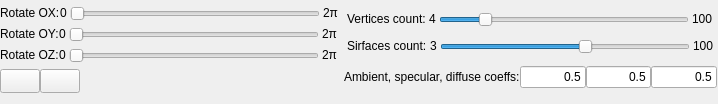
<?xml version="1.0" encoding="UTF-8"?>
<ui version="4.0">
 <class>MyControlWidget</class>
 <widget class="QWidget" name="MyControlWidget">
  <property name="geometry">
   <rect>
    <x>0</x>
    <y>0</y>
    <width>718</width>
    <height>104</height>
   </rect>
  </property>
  <property name="minimumSize">
   <size>
    <width>718</width>
    <height>104</height>
   </size>
  </property>
  <property name="windowTitle">
   <string/>
  </property>
  <widget class="QWidget" name="centralwidget" native="true">
   <property name="geometry">
    <rect>
     <x>-10</x>
     <y>0</y>
     <width>731</width>
     <height>101</height>
    </rect>
   </property>
   <widget class="QWidget" name="horizontalLayoutWidget">
    <property name="geometry">
     <rect>
      <x>10</x>
      <y>0</y>
      <width>717</width>
      <height>101</height>
     </rect>
    </property>
    <layout class="QHBoxLayout" name="mainLayout">
     <item>
      <layout class="QVBoxLayout" name="rotateScaleLayout">
       <property name="spacing">
        <number>0</number>
       </property>
       <item>
        <layout class="QHBoxLayout" name="spacerToolOXLayout">
         <property name="spacing">
          <number>0</number>
         </property>
         <property name="leftMargin">
          <number>0</number>
         </property>
         <item>
          <widget class="QLabel" name="rotateOXLabel">
           <property name="sizePolicy">
            <sizepolicy hsizetype="Fixed" vsizetype="Fixed">
             <horstretch>0</horstretch>
             <verstretch>0</verstretch>
            </sizepolicy>
           </property>
           <property name="font">
            <font>
             <pointsize>9</pointsize>
            </font>
           </property>
           <property name="text">
            <string>Rotate OX:</string>
           </property>
          </widget>
         </item>
         <item>
          <layout class="QHBoxLayout" name="spacerOXLayout">
           <property name="spacing">
            <number>3</number>
           </property>
           <property name="sizeConstraint">
            <enum>QLayout::SetDefaultConstraint</enum>
           </property>
           <property name="topMargin">
            <number>0</number>
           </property>
           <item>
            <widget class="QLabel" name="tetaStartLabel">
             <property name="sizePolicy">
              <sizepolicy hsizetype="Fixed" vsizetype="Fixed">
               <horstretch>0</horstretch>
               <verstretch>0</verstretch>
              </sizepolicy>
             </property>
             <property name="font">
              <font>
               <pointsize>9</pointsize>
              </font>
             </property>
             <property name="text">
              <string>0</string>
             </property>
            </widget>
           </item>
           <item>
            <widget class="QSlider" name="oxSlider">
             <property name="sizePolicy">
              <sizepolicy hsizetype="Fixed" vsizetype="Fixed">
               <horstretch>0</horstretch>
               <verstretch>0</verstretch>
              </sizepolicy>
             </property>
             <property name="minimumSize">
              <size>
               <width>250</width>
               <height>0</height>
              </size>
             </property>
             <property name="orientation">
              <enum>Qt::Horizontal</enum>
             </property>
            </widget>
           </item>
           <item>
            <widget class="QLabel" name="tetaEndLabel">
             <property name="sizePolicy">
              <sizepolicy hsizetype="Fixed" vsizetype="Fixed">
               <horstretch>0</horstretch>
               <verstretch>0</verstretch>
              </sizepolicy>
             </property>
             <property name="font">
              <font>
               <pointsize>9</pointsize>
              </font>
             </property>
             <property name="text">
              <string>2π</string>
             </property>
            </widget>
           </item>
          </layout>
         </item>
        </layout>
       </item>
       <item>
        <layout class="QHBoxLayout" name="spacerToolOYLayout">
         <property name="spacing">
          <number>0</number>
         </property>
         <item>
          <widget class="QLabel" name="rotateOYLabel">
           <property name="sizePolicy">
            <sizepolicy hsizetype="Fixed" vsizetype="Fixed">
             <horstretch>0</horstretch>
             <verstretch>0</verstretch>
            </sizepolicy>
           </property>
           <property name="font">
            <font>
             <pointsize>9</pointsize>
            </font>
           </property>
           <property name="text">
            <string>Rotate OY:</string>
           </property>
          </widget>
         </item>
         <item>
          <layout class="QHBoxLayout" name="spacerOYLayout">
           <property name="spacing">
            <number>3</number>
           </property>
           <property name="sizeConstraint">
            <enum>QLayout::SetDefaultConstraint</enum>
           </property>
           <property name="topMargin">
            <number>0</number>
           </property>
           <item>
            <widget class="QLabel" name="phiEndLabel">
             <property name="sizePolicy">
              <sizepolicy hsizetype="Fixed" vsizetype="Fixed">
               <horstretch>0</horstretch>
               <verstretch>0</verstretch>
              </sizepolicy>
             </property>
             <property name="font">
              <font>
               <pointsize>9</pointsize>
              </font>
             </property>
             <property name="text">
              <string>0</string>
             </property>
            </widget>
           </item>
           <item>
            <widget class="QSlider" name="oySlider">
             <property name="sizePolicy">
              <sizepolicy hsizetype="Fixed" vsizetype="Fixed">
               <horstretch>0</horstretch>
               <verstretch>0</verstretch>
              </sizepolicy>
             </property>
             <property name="minimumSize">
              <size>
               <width>250</width>
               <height>0</height>
              </size>
             </property>
             <property name="orientation">
              <enum>Qt::Horizontal</enum>
             </property>
            </widget>
           </item>
           <item>
            <widget class="QLabel" name="phiStartLabel">
             <property name="sizePolicy">
              <sizepolicy hsizetype="Fixed" vsizetype="Fixed">
               <horstretch>0</horstretch>
               <verstretch>0</verstretch>
              </sizepolicy>
             </property>
             <property name="font">
              <font>
               <pointsize>9</pointsize>
              </font>
             </property>
             <property name="text">
              <string>2π</string>
             </property>
            </widget>
           </item>
          </layout>
         </item>
        </layout>
       </item>
       <item>
        <layout class="QHBoxLayout" name="spacerToolOZLayout">
         <property name="spacing">
          <number>0</number>
         </property>
         <item>
          <widget class="QLabel" name="rotateOZLabel">
           <property name="sizePolicy">
            <sizepolicy hsizetype="Fixed" vsizetype="Fixed">
             <horstretch>0</horstretch>
             <verstretch>0</verstretch>
            </sizepolicy>
           </property>
           <property name="font">
            <font>
             <pointsize>9</pointsize>
            </font>
           </property>
           <property name="text">
            <string>Rotate OZ:</string>
           </property>
          </widget>
         </item>
         <item>
          <layout class="QHBoxLayout" name="spacerOZLayout">
           <property name="spacing">
            <number>3</number>
           </property>
           <property name="sizeConstraint">
            <enum>QLayout::SetDefaultConstraint</enum>
           </property>
           <property name="topMargin">
            <number>0</number>
           </property>
           <item>
            <widget class="QLabel" name="psiStartLabel">
             <property name="sizePolicy">
              <sizepolicy hsizetype="Fixed" vsizetype="Fixed">
               <horstretch>0</horstretch>
               <verstretch>0</verstretch>
              </sizepolicy>
             </property>
             <property name="font">
              <font>
               <pointsize>9</pointsize>
              </font>
             </property>
             <property name="text">
              <string>0</string>
             </property>
            </widget>
           </item>
           <item>
            <widget class="QSlider" name="ozSlider">
             <property name="sizePolicy">
              <sizepolicy hsizetype="Fixed" vsizetype="Fixed">
               <horstretch>0</horstretch>
               <verstretch>0</verstretch>
              </sizepolicy>
             </property>
             <property name="minimumSize">
              <size>
               <width>250</width>
               <height>0</height>
              </size>
             </property>
             <property name="maximum">
              <number>100</number>
             </property>
             <property name="orientation">
              <enum>Qt::Horizontal</enum>
             </property>
            </widget>
           </item>
           <item>
            <widget class="QLabel" name="psiEndLabel">
             <property name="sizePolicy">
              <sizepolicy hsizetype="Fixed" vsizetype="Fixed">
               <horstretch>0</horstretch>
               <verstretch>0</verstretch>
              </sizepolicy>
             </property>
             <property name="font">
              <font>
               <pointsize>9</pointsize>
              </font>
             </property>
             <property name="text">
              <string>2π</string>
             </property>
            </widget>
           </item>
          </layout>
         </item>
        </layout>
       </item>
       <item>
        <layout class="QHBoxLayout" name="scaleToollLayout">
         <item>
          <widget class="QPushButton" name="scaleUpButton">
           <property name="sizePolicy">
            <sizepolicy hsizetype="Fixed" vsizetype="Fixed">
             <horstretch>0</horstretch>
             <verstretch>0</verstretch>
            </sizepolicy>
           </property>
           <property name="minimumSize">
            <size>
             <width>24</width>
             <height>24</height>
            </size>
           </property>
           <property name="text">
            <string/>
           </property>
           <property name="icon">
            <iconset resource="../resources/resources.qrc">
             <normaloff>:/icons/scaleUpIcon.svg</normaloff>:/icons/scaleUpIcon.svg</iconset>
           </property>
          </widget>
         </item>
         <item>
          <widget class="QPushButton" name="scaleDownButton">
           <property name="sizePolicy">
            <sizepolicy hsizetype="Fixed" vsizetype="Fixed">
             <horstretch>0</horstretch>
             <verstretch>0</verstretch>
            </sizepolicy>
           </property>
           <property name="minimumSize">
            <size>
             <width>24</width>
             <height>24</height>
            </size>
           </property>
           <property name="text">
            <string/>
           </property>
           <property name="icon">
            <iconset resource="../resources/resources.qrc">
             <normaloff>:/icons/scaleDownIcon.svg</normaloff>:/icons/scaleDownIcon.svg</iconset>
           </property>
          </widget>
         </item>
         <item>
          <spacer name="horizontalSpacer">
           <property name="orientation">
            <enum>Qt::Horizontal</enum>
           </property>
           <property name="sizeHint" stdset="0">
            <size>
             <width>40</width>
             <height>20</height>
            </size>
           </property>
          </spacer>
         </item>
        </layout>
       </item>
      </layout>
     </item>
     <item>
      <layout class="QVBoxLayout" name="ellipsoidParamsLayout">
       <property name="spacing">
        <number>0</number>
       </property>
       <item>
        <layout class="QHBoxLayout" name="spacerToolVertexLayout">
         <property name="spacing">
          <number>0</number>
         </property>
         <property name="leftMargin">
          <number>0</number>
         </property>
         <item>
          <widget class="QLabel" name="vertexLabel">
           <property name="sizePolicy">
            <sizepolicy hsizetype="Fixed" vsizetype="Fixed">
             <horstretch>0</horstretch>
             <verstretch>0</verstretch>
            </sizepolicy>
           </property>
           <property name="font">
            <font>
             <pointsize>9</pointsize>
            </font>
           </property>
           <property name="text">
            <string>Vertices count:</string>
           </property>
          </widget>
         </item>
         <item>
          <layout class="QHBoxLayout" name="spacerVertexLayout">
           <property name="spacing">
            <number>3</number>
           </property>
           <property name="sizeConstraint">
            <enum>QLayout::SetDefaultConstraint</enum>
           </property>
           <property name="topMargin">
            <number>0</number>
           </property>
           <item>
            <widget class="QLabel" name="vetexStartLabel">
             <property name="sizePolicy">
              <sizepolicy hsizetype="Fixed" vsizetype="Fixed">
               <horstretch>0</horstretch>
               <verstretch>0</verstretch>
              </sizepolicy>
             </property>
             <property name="font">
              <font>
               <pointsize>9</pointsize>
              </font>
             </property>
             <property name="text">
              <string>4</string>
             </property>
            </widget>
           </item>
           <item>
            <widget class="QSlider" name="vetexSlider">
             <property name="sizePolicy">
              <sizepolicy hsizetype="Fixed" vsizetype="Fixed">
               <horstretch>0</horstretch>
               <verstretch>0</verstretch>
              </sizepolicy>
             </property>
             <property name="minimumSize">
              <size>
               <width>250</width>
               <height>0</height>
              </size>
             </property>
             <property name="minimum">
              <number>4</number>
             </property>
             <property name="maximum">
              <number>100</number>
             </property>
             <property name="value">
              <number>20</number>
             </property>
             <property name="orientation">
              <enum>Qt::Horizontal</enum>
             </property>
            </widget>
           </item>
           <item>
            <widget class="QLabel" name="vertexEndLabel">
             <property name="sizePolicy">
              <sizepolicy hsizetype="Fixed" vsizetype="Fixed">
               <horstretch>0</horstretch>
               <verstretch>0</verstretch>
              </sizepolicy>
             </property>
             <property name="font">
              <font>
               <pointsize>9</pointsize>
              </font>
             </property>
             <property name="text">
              <string>100</string>
             </property>
            </widget>
           </item>
          </layout>
         </item>
        </layout>
       </item>
       <item>
        <layout class="QHBoxLayout" name="spacerToolSurfaceLayout">
         <property name="spacing">
          <number>0</number>
         </property>
         <item>
          <widget class="QLabel" name="surfaceLabel">
           <property name="sizePolicy">
            <sizepolicy hsizetype="Fixed" vsizetype="Fixed">
             <horstretch>0</horstretch>
             <verstretch>0</verstretch>
            </sizepolicy>
           </property>
           <property name="font">
            <font>
             <pointsize>9</pointsize>
            </font>
           </property>
           <property name="text">
            <string>Sirfaces count:</string>
           </property>
          </widget>
         </item>
         <item>
          <layout class="QHBoxLayout" name="spacerSurfaceLayout">
           <property name="spacing">
            <number>3</number>
           </property>
           <property name="sizeConstraint">
            <enum>QLayout::SetDefaultConstraint</enum>
           </property>
           <property name="topMargin">
            <number>0</number>
           </property>
           <item>
            <widget class="QLabel" name="surfaceEndLabel">
             <property name="sizePolicy">
              <sizepolicy hsizetype="Fixed" vsizetype="Fixed">
               <horstretch>0</horstretch>
               <verstretch>0</verstretch>
              </sizepolicy>
             </property>
             <property name="font">
              <font>
               <pointsize>9</pointsize>
              </font>
             </property>
             <property name="text">
              <string>3</string>
             </property>
            </widget>
           </item>
           <item>
            <widget class="QSlider" name="surfaceSlider">
             <property name="sizePolicy">
              <sizepolicy hsizetype="Fixed" vsizetype="Fixed">
               <horstretch>0</horstretch>
               <verstretch>0</verstretch>
              </sizepolicy>
             </property>
             <property name="minimumSize">
              <size>
               <width>250</width>
               <height>0</height>
              </size>
             </property>
             <property name="minimum">
              <number>3</number>
             </property>
             <property name="maximum">
              <number>100</number>
             </property>
             <property name="value">
              <number>60</number>
             </property>
             <property name="orientation">
              <enum>Qt::Horizontal</enum>
             </property>
            </widget>
           </item>
           <item>
            <widget class="QLabel" name="surfaceStartLabel">
             <property name="sizePolicy">
              <sizepolicy hsizetype="Fixed" vsizetype="Fixed">
               <horstretch>0</horstretch>
               <verstretch>0</verstretch>
              </sizepolicy>
             </property>
             <property name="font">
              <font>
               <pointsize>9</pointsize>
              </font>
             </property>
             <property name="text">
              <string>100</string>
             </property>
            </widget>
           </item>
          </layout>
         </item>
        </layout>
       </item>
       <item>
        <layout class="QHBoxLayout" name="lightingParamsLayout">
         <item>
          <widget class="QLabel" name="label">
           <property name="font">
            <font>
             <pointsize>9</pointsize>
            </font>
           </property>
           <property name="text">
            <string>Ambient, specular, diffuse coeffs:</string>
           </property>
          </widget>
         </item>
         <item>
          <widget class="QLineEdit" name="ambientLineEdit">
           <property name="inputMask">
            <string/>
           </property>
           <property name="text">
            <string>0.5</string>
           </property>
           <property name="alignment">
            <set>Qt::AlignRight|Qt::AlignTrailing|Qt::AlignVCenter</set>
           </property>
          </widget>
         </item>
         <item>
          <widget class="QLineEdit" name="specularLineEdit">
           <property name="text">
            <string>0.5</string>
           </property>
           <property name="alignment">
            <set>Qt::AlignRight|Qt::AlignTrailing|Qt::AlignVCenter</set>
           </property>
          </widget>
         </item>
         <item>
          <widget class="QLineEdit" name="diffuseLineEdit">
           <property name="text">
            <string>0.5</string>
           </property>
           <property name="alignment">
            <set>Qt::AlignRight|Qt::AlignTrailing|Qt::AlignVCenter</set>
           </property>
          </widget>
         </item>
        </layout>
       </item>
      </layout>
     </item>
    </layout>
   </widget>
  </widget>
 </widget>
 <resources>
  <include location="../resources/resources.qrc"/>
 </resources>
 <connections/>
</ui>
